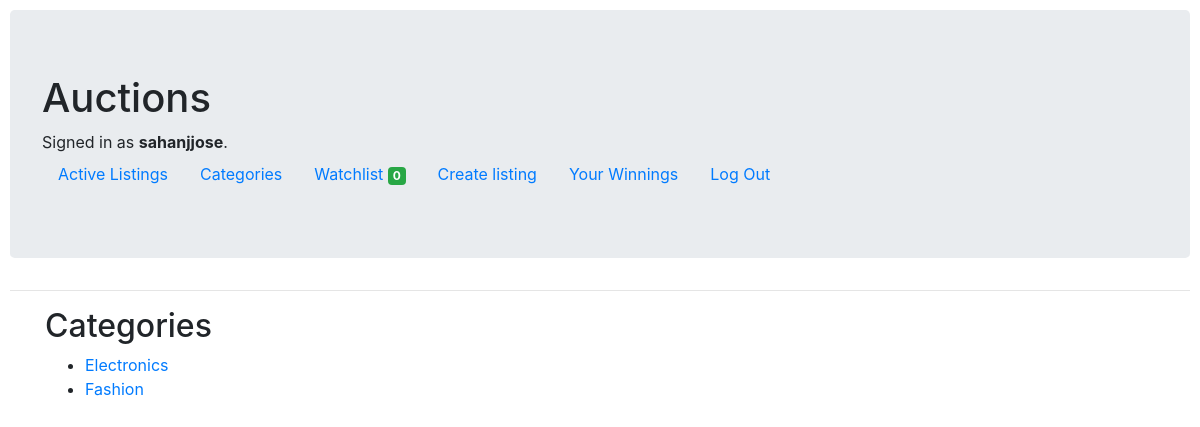
Page /categories (signed in) on the committed database.
### auctions/models.py (models this page shows)
class User(AbstractUser):
    pass

class Listing(models.Model):
    owner = models.CharField(max_length=64)
    title = models.CharField(max_length=64)
    description = models.TextField()
    price = models.IntegerField()
    category = models.CharField(max_length=64)
    link = models.CharField(max_length=64,default=None,blank=True,null=True)
    time = models.CharField(max_length=64)

### auctions/views.py (the view)
# urls.py: path("categories", views.categories, name="categories"),
def categories(request):
    items=Listing.objects.raw("SELECT * FROM auctions_listing GROUP BY category")
    try:
        w = Watchlist.objects.filter(user=request.user.username)
        wcount=len(w)
    except:
        wcount=None
    return render(request,"auctions/categpage.html",{
        "items": items,
        "wcount":wcount
    })

### auctions/templates/auctions/categpage.html
{% extends "auctions/layout.html" %}
{% block body %}
<div class="container">
    <h2>Categories</h2>
</div>
<div class="container">
    <ul>
        {% for i in items %}
        <li>
            <a href="{% url 'category' i.category %}">{{i.category}}</a>
            </li>
        {% endfor %}
    </ul>
</div>
{% endblock %}

### auctions/templates/auctions/layout.html (shortened to what this page needs)
{% load static %}
<!DOCTYPE html>
<html lang="en">
    <head>
        <link rel="stylesheet" href="https://stackpath.bootstrapcdn.com/bootstrap/4.4.1/css/bootstrap.min.css">
        <link href="{% static 'auctions/styles.css' %}" rel="stylesheet">
    </head>
    <body>
        <div class="jumbotron">
            <h1>Auctions</h1>
            <div>
                {% if user.is_authenticated %}
                    Signed in as <strong>{{ user.username }}</strong>.
                {% else %}
                    Not signed in.
                {% endif %}
            </div>
            <ul class="nav">
                <li class="nav-item">
                    <a class="nav-link" href="{% url 'index' %}">Active Listings</a>
                </li>
                {% if user.is_authenticated %}
                <li class="nav-item">
                    <a class="nav-link" href="{% url 'categories' %}">Categories</a>
                </li>
                <li class="nav-item">
                    <a class="nav-link" href="{% url 'watchlistpage' user.username %}">Watchlist <span class="badge badge-success">{{wcount}}</span></a>
                </li>
                <li class="nav-item">
                    <a class="nav-link" href="{% url 'create' %}">Create listing</a>
                </li>
                <li class="nav-item">
                    <a class="nav-link" href="{% url 'mywinnings' %}">Your Winnings</a>
                </li>
                    <li class="nav-item">
                        <a class="nav-link" href="{% url 'logout' %}">Log Out</a>
                    </li>
                {% endif %}
            </ul>
        </div>
        <hr>
        {% block body %}
        {% endblock %}
    </body>
</html>

### auctions/static/auctions/styles.css (style rules this page uses)
body { padding: 10px; }

### rows in the picture
User: username "sahanjjose"
Listing: category "Electronics"
Listing: category "Fashion"

### other values in the picture
{{ wcount }} "0"
